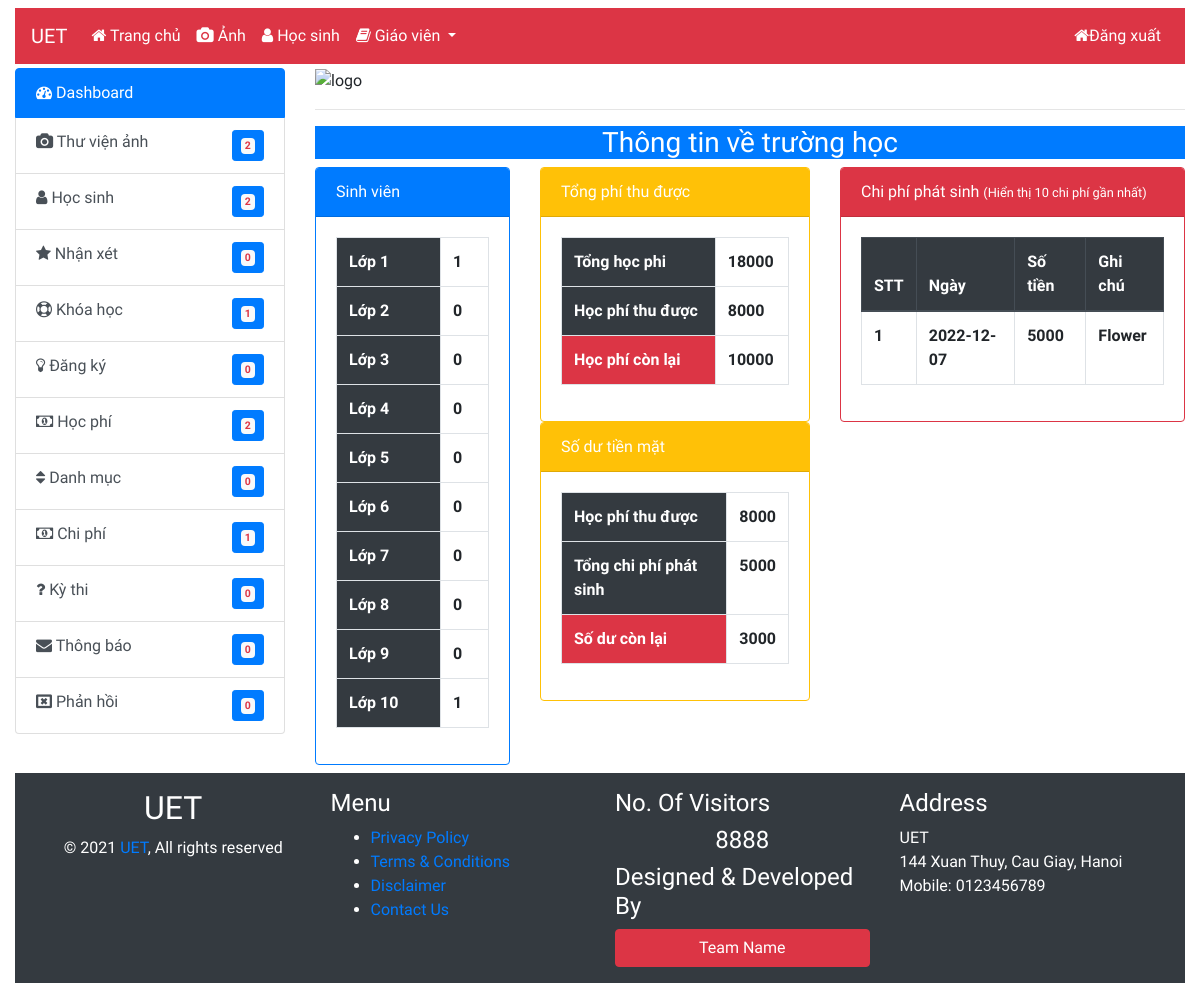
Page /admin/index.php (signed in) on the committed database.
### tables this page shows
CREATE TABLE `expenses` (
  `id` int(10) NOT NULL,
  `particular` varchar(255) NOT NULL,
  `amt` int(10) NOT NULL,
  `date` varchar(250) NOT NULL
);

### admin/index.php (the view, shortened to what this page needs)
<?php
require_once('inc/top.php');
require_once('inc/db.php');
?>
<div class="container-fluid">
    <div class="row">
        <div class="col-md-12 mt-2">
            <?php include('inc/navbar.php'); ?>
        </div>
    </div>
    <div class="row mt-1">
        <div class="col-md-3">
            <?php include('inc/sidebar.php'); ?>
        </div>
        <div class="col-md-9">
            <div class="row">
                <div class="col-md-12">
                    <img src="images/logo.jpg" alt="logo" class="img-fluid"><hr>
                </div>
            </div>
            <div class="row">
                <div class="col-md-12">
                    <h3 class="text-center text-white bg-primary">Thông tin về trường học</h3>
                </div>
                <div class="col-md-3">
                    <div class="card text-primary border-primary">
                        <div class="card-header bg-primary text-white">Sinh viên</div>
                        <div class="card-body">
                            <table class="table table-bordered table-condensed">
                                <tbody>
                                    <?php
                                        for($i = 1;$i <=  10; $i++) {
                                            $student = "SELECT * FROM student WHERE class = '$i'";
                                            $student_run = mysqli_query($con , $student);
                                            $row_student = mysqli_num_rows($student_run);
                                    ?>
                                    <tr>
                                        <th class="bg-dark text-white">Lớp <?php echo   $i;?></th>
                                        <th><?php echo   $row_student;?></th>
                                    </tr>
                                    <?php
                                        }
                                    ?>
                                </tbody>
                            </table>
                        </div>
                    </div>
                </div>
                <div class="col-md-4">
                    <div class="card text-primary border-warning">
                        <div class="card-header bg-warning text-white">Tổng phí thu được</div>
                        <div class="card-body">
                            <table class="table table-bordered table-condensed">
                                <tbody>
                                    <?php
                                        $studentTotalFee = "SELECT * FROM student";
                                        $runstudentTotalFee = mysqli_query($con,$studentTotalFee);
                                        $Totalfeesa = 0;
                                        while($rowstudentTotalFee = mysqli_fetch_array($runstudentTotalFee)) {
                                            $studnetTotalFee = $rowstudentTotalFee['fee'];
                                            $Totalfeesa += $studnetTotalFee;
                                        }
                                        $feea = "SELECT * FROM fee";
                                        $fee_run= mysqli_query($con,$feea);
                                        $feesa=0;
                                        while($row_fee = mysqli_fetch_array($fee_run)) {
                                            $fees= $row_fee['fees'];
                                            $feesa += $fees;
                                        }
                                    ?>
                                    <tr>
                                        <th class="bg-dark text-white">Tổng học phi</th>
                                        <th><?php echo  $Totalfeesa;?></th>
                                    </tr>
                                    <tr>
                                        <th class="bg-dark text-white">Học phí thu được</th>
                                        <th><?php echo  $feesa;?></th>
                                    </tr>
                                    <tr>
                                        <th class="bg-danger text-white">Học phí còn lại</th>
                                        <th><?php echo  $Totalfeesa - $feesa;?></th>
                                    </tr>
                                </tbody>
                            </table>
                        </div>
                    </div>
                    <div class="card text-primary border-warning">
                        <div class="card-header bg-warning text-white">Số dư tiền mặt</div>
                        <div class="card-body">
                            <table class="table table-bordered table-condensed">
                                <tbody>
                                    <?php
                                        $expenses = "SELECT * FROM expenses";
                                        $runexpenses = mysqli_query($con,$expenses);
                                        $Totalexp = 0;
                                        while($rowexpenses = mysqli_fetch_array($runexpenses)) {
                                            $expAmt = $rowexpenses['amt'];
                                            $Totalexp += $expAmt;
                                        }
                                    ?>
                                    <tr>
                                        <th class="bg-dark text-white">Học phí thu được</th>
                                        <th><?php echo  $feesa;?></th>
                                    </tr>
                                    <tr>
                                        <th class="bg-dark text-white">Tổng chi phí phát sinh</th>
                                        <th><?php echo  $Totalexp;?></th>
                                    </tr>
                                    <tr>
                                        <th class="bg-danger text-white">Số dư còn lại</th>
                                        <th><?php echo  $feesa-$Totalexp;?></th>
                                    </tr>
                                </tbody>
                            </table>
                        </div>
                    </div>
                </div>
                <div class="col-md-5">
                    <div class="card text-primary border-danger">
                        <div class="card-header bg-danger text-white">Chi phí phát sinh <small>(Hiển thị 10 chi phí gần nhất)</small></div>
                        <div class="card-body">
                            <table class="table table-bordered table-condensed">
                                <thead class="thead-dark">
                                    <tr>
                                        <th>STT</th>
                                        <th>Ngày</th>
                                        <th>Số tiền</th>
                                        <th>Ghi chú</th>
                                    </tr>
                                </thead>
                                <tbody>
                                    <?php
                                        $expenses = "SELECT * FROM expenses ORDER BY id DESC LIMIT 10";
                                        $runexpenses = mysqli_query($con,$expenses);
                                        $ia =0;
                                        while($rowexpenses = mysqli_fetch_array($runexpenses)) {
                                            $expAmt = $rowexpenses['amt'];
                                            $particular = $rowexpenses['particular'];
                                            $date = $rowexpenses['date'];
                                            $ia += $ia + 1;
                                    ?>
                                    <tr>
                                        <th><?php echo  $ia;?></th>
                                        <th><?php echo  $date;?></th>
                                        <th><?php echo  $expAmt;?></th>
                                        <th><?php echo  $particular;?></th>
                                    </tr>
                                    <?php } ?>
                                </tbody>
                            </table>
                        </div>
                    </div>
                </div>
            </div>
        </div>
    </div>
    <div class="container-fluid">
        <div class="row bg-dark mt-2 p-3">
            <?php include('inc/footer.php'); ?>
        </div>
    </div>
</div>
</body>
</html>

### admin/inc/top.php (style rules this page uses)
body { font-family: 'Raleway', sans-serif; }

### rows in the picture
expenses: ia "1", date "2022-12-07", amt "5000", particular "Flower"

### other values in the picture
$row_gallery "2"
$row_student "2"
$row_review "0"
$row_courses "1"
$row_register "0"
$row_fee "2"
$row_category "0"
$row_expenses "1"
$row_exam "0"
$row_msg "0"
$row_msgtoclasses "0"
$row_student "1"
$row_student "0"
$Totalfeesa "18000"
$feesa "8000"
